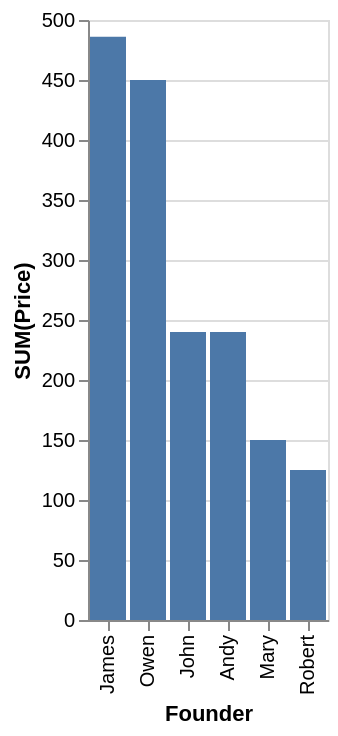

This figure's Vega-Lite source:
### Vega-Lite specification from a JSON file in a GitHub repository (floating-point values rounded to 4 significant figures)
{"data": {"values": [{"x_data": "James", "y_data": 486}, {"x_data": "Owen", "y_data": 450}, {"x_data": "John", "y_data": 240}, {"x_data": "Andy", "y_data": 240}, {"x_data": "Mary", "y_data": 150}, {"x_data": "Robert", "y_data": 125}]}, "mark": "bar", "encoding": {"x": {"field": "x_data", "type": "nominal", "title": "Founder", "sort": {"op": "sum", "field": "y_data", "order": "descending"}}, "y": {"field": "y_data", "type": "quantitative", "title": "SUM(Price)"}}}
